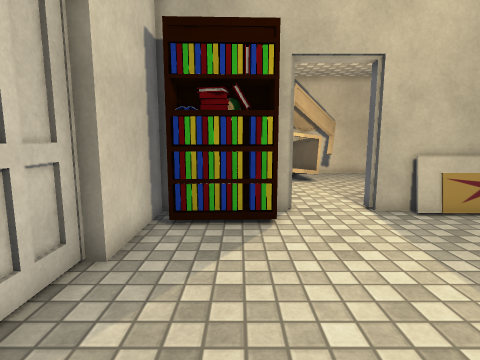
[1] (above)

16 first-person views from a walk through a scene from a Unity 3-D project. The camera is 1.3 m above the floor, tilts 8° down and sees 80° across. The floor is counted in squares, 0.5 m on a side. Each view is taken from the middle of a square. On the plan, view 1 faces up. The plan holds only what a view shows up to about 19 squares ahead; the rest is blank. The place goes on beyond the plan. Door leaves are left out, so doorways stand open. Some surface patterns are stand-ins.

[2]
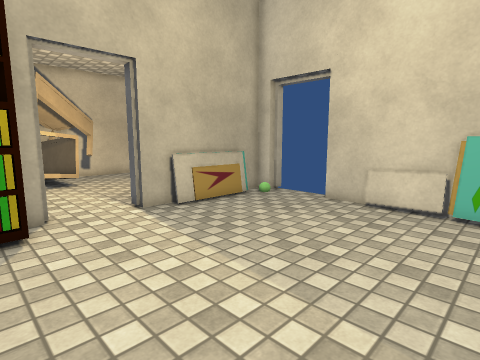

[3]
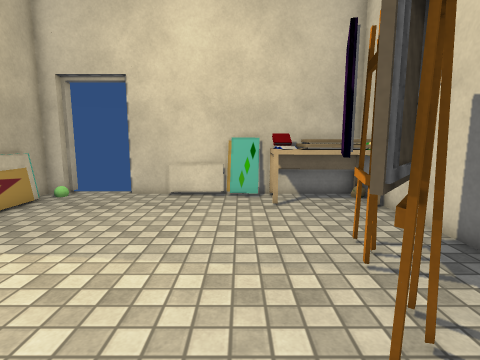

[4]
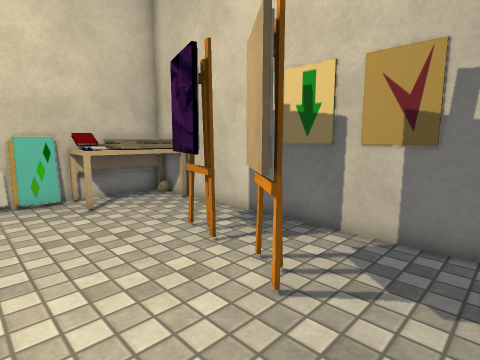

[5]
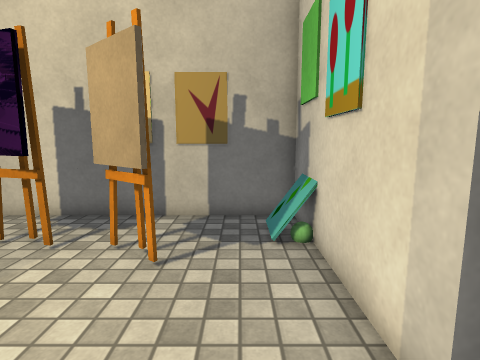

[6]
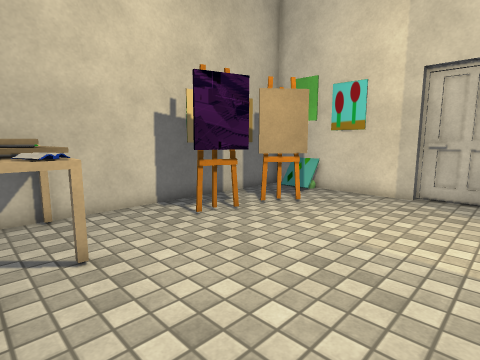

[7]
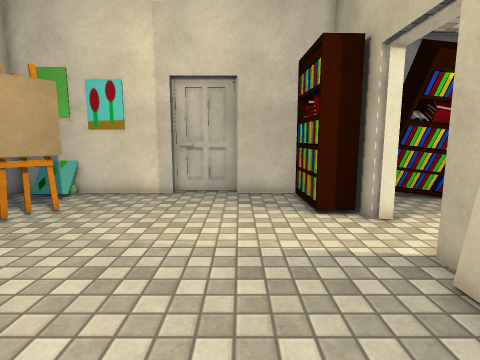

[8]
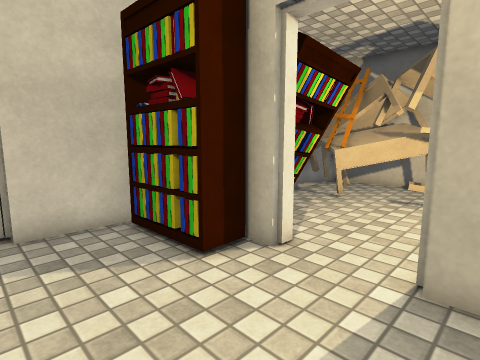

[9]
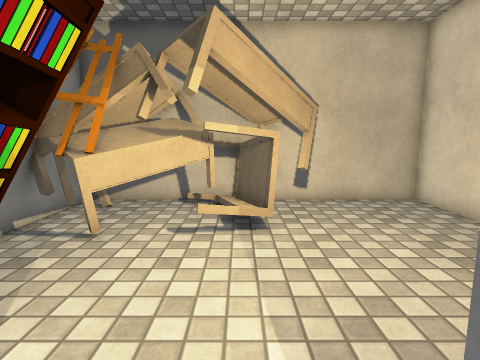

[10]
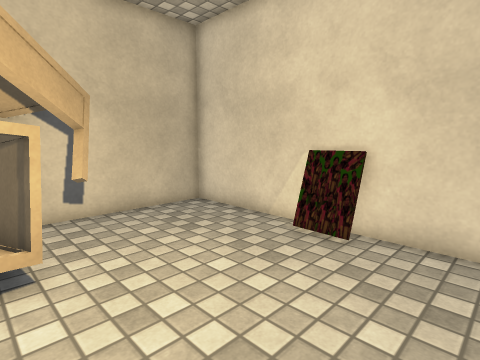

[11]
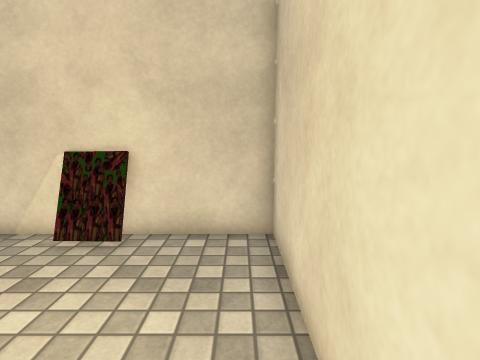

[12]
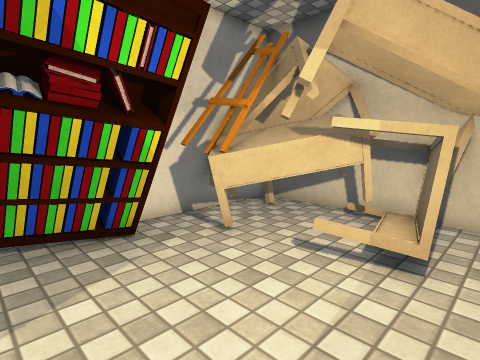

[13]
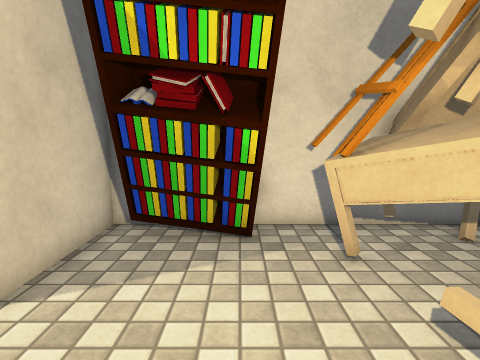

[14]
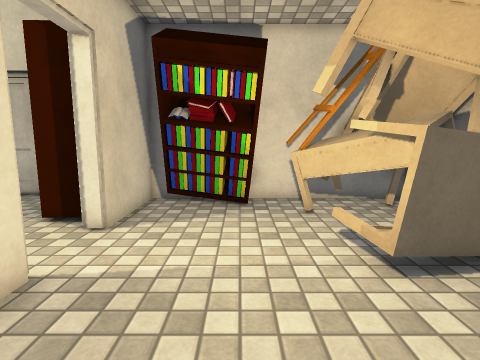

[15]
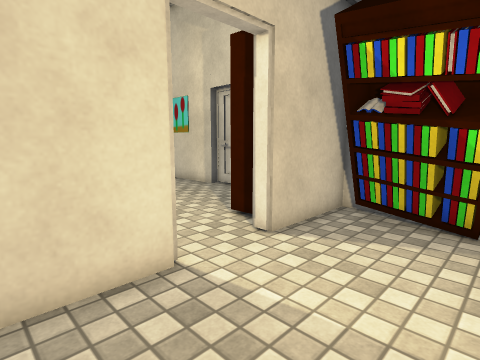

[16]
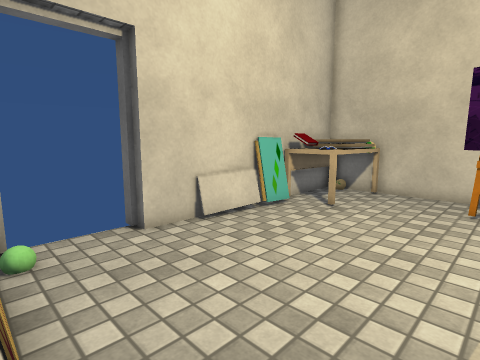

### Floor plan
Key: @ floor where view 1 was taken; # wall or solid block; . main floor; : floor 0.25 m higher than the main floor; D open door; = window, fence, low wall or low ledge; E desk; B books; P painting; O other object.
Columns run from 3 left of view 1 to 13 right of it. Each row starts with its distance up from view 1.
 22   ##############
 21 ###.E##E.......#
 20  # EEEEEE#.....#
 19 ##EEEEE E .....#
 18 # EEEEEEE......#
 17 #.OEE.........##
 16 # OO..........##
 15  OOO..........##
 14  OOO...........#
 13  OOO...........#
 12 #OOO...........#
 11 #####DDD########
 10 ### ##..########
  9 #OO #......... DD
  8 # .............DD
  7 #..............DD
  6 #..............##
  5 #..............#
  4 #.............=#
  3 #.............=#
  2 #.............=#
  1 #.............##
  0 #..@O.......EB##
 -1 #...#O.P....BBB#
 -2 #:.....##...OOE#
 -3 #:..........OOO#
 -4 #...........EEE#
 -5 ################

Where each view was taken, in squares from view 1:
view 1: 0 up, 0 right, facing up
view 2: 0 up, 0 right, facing up-right
view 3: 1 up, 2 left, facing right
view 4: 3 up, 2 left, facing down-right
view 5: 5 up, 1 left, facing down
view 6: 6 up, 11 right, facing down-left
view 7: 6 up, 11 right, facing left
view 8: 5 up, 6 right, facing up-left
view 9: 10 up, 4 right, facing up
view 10: 12 up, 4 right, facing up-right
view 11: 12 up, 4 right, facing right
view 12: 12 up, 6 right, facing up-left
view 13: 15 up, 6 right, facing left
view 14: 15 up, 10 right, facing left
view 15: 16 up, 8 right, facing down-left
view 16: 10 up, 4 right, facing down-right
